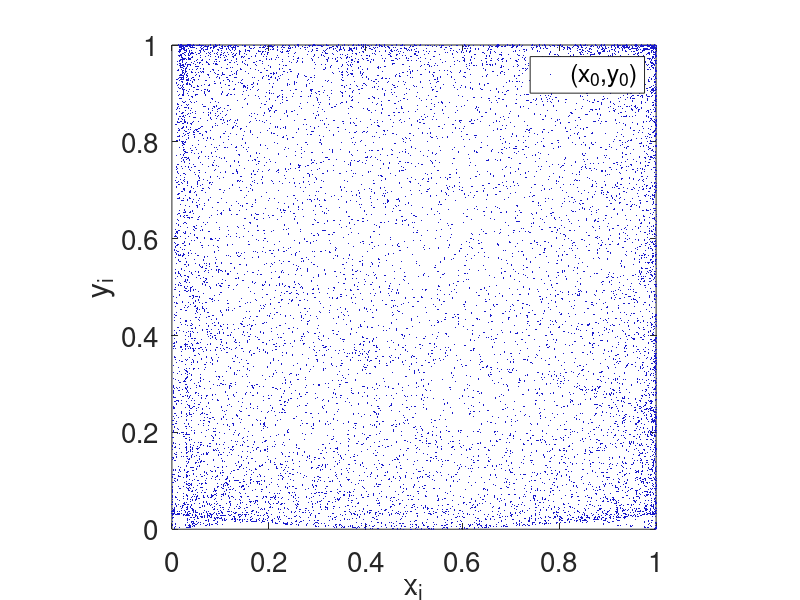

Recreate this plot in MATLAB.

sl = 12000;
X = zeros(1,sl);
Y = zeros(1,sl);

x = 0.8;
y = 0.9;


% r = 1.19;
% r = 1;
% r = 0.9;
r = 0.99;
% precision = 6;

% plot(x,y,'r*');
% hold on;
for i = 1:5000
    
% 2DLogistic
%         x = round(r*(3*y+1)*x*(1-x),precision);
%         y = round(r*(3*x+1)*y*(1-y),precision);

% 2DSLMM
%         x = round(r*(sin(pi*y)+3)*x*(1-x),precision);
%         y = round(r*(sin(pi*x)+3)*y*(1-y),precision);

% 2DLASM
%         x=round(sin(pi*r*(y+3)*x*(1-x)),precision);
%         y=round(sin(pi*r*(x+3)*y*(1-y)),precision);

% Our        
%         x = round(sin(pi*(4*r*x*(1-x)+(1-r)*sin(pi*y))),precision);
%         y = round(sin(pi*(4*r*y*(1-y)+(1-r)*sin(pi*x))),precision);
        x = sin(pi*(4*r*x*(1-x)+(1-r)*sin(pi*y)));
        y = sin(pi*(4*r*y*(1-y)+(1-r)*sin(pi*x)));
end
%subplot(1,2,2),


for m = 1:sl
    
% 2DLogistic
%         x = round(r*(3*y+1)*x*(1-x),precision);
%         y = round(r*(3*x+1)*y*(1-y),precision);

% 2DSLMM
%         x = round(r*(sin(pi*y)+3)*x*(1-x),precision);
%         y = round(r*(sin(pi*x)+3)*y*(1-y),precision);

% 2DLASM
%         x=round(sin(pi*r*(y+3)*x*(1-x)),precision);
%         y=round(sin(pi*r*(x+3)*y*(1-y)),precision);

% % Our        
%         x = round(sin(pi*(4*r*x*(1-x)+(1-r)*sin(pi*y))),precision);
%         y = round(sin(pi*(4*r*y*(1-y)+(1-r)*sin(pi*x))),precision);
        x = sin(pi*(4*r*x*(1-x)+(1-r)*sin(pi*y)));
        y = sin(pi*(4*r*y*(1-y)+(1-r)*sin(pi*x)));

    X(m) = x;
    Y(m) = y;
end

c = linspace(0,1,6);
plot(X,Y,'.','MarkerSize',1,'MarkerEdgeColor',[0.1,0.1,0.8]);
set(gcf,'Position',[0,500,500,500]);
set(gca,'ytick',c);
legend('(x_0,y_0)');
axis equal
axis([0,1,0,1]);
xlabel('x_i');
ylabel('y_i');
set(gca,'FontSize',20);
